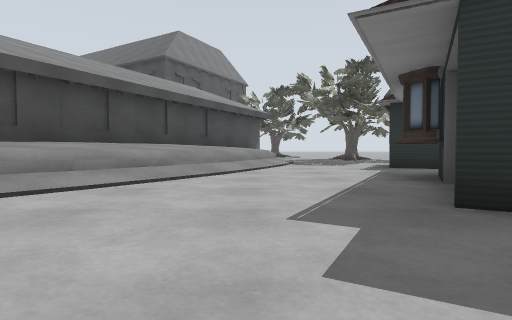
[1] (above)

12 first-person views from a walk through a Gazebo world. The camera is 0.72 m above the floor, tilts 2° down and sees 80° across. The floor is counted in squares, 2 m on a side. Each view is taken from the middle of a square. On the plan, view 1 faces up. The plan holds only what a view shows up to about 9 squares ahead; the rest is blank. The place goes on beyond the plan. The robots in the file are not drawn. Some stock models are drawn as simple stand-ins.

[2]
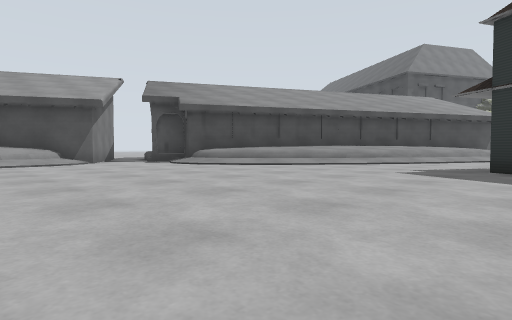

[3]
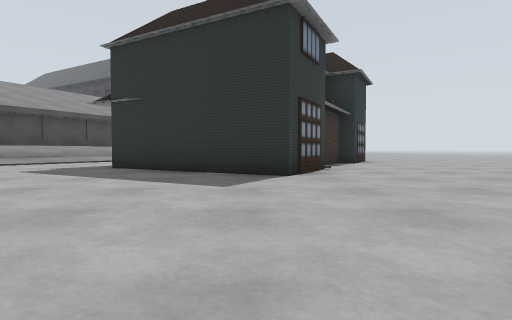

[4]
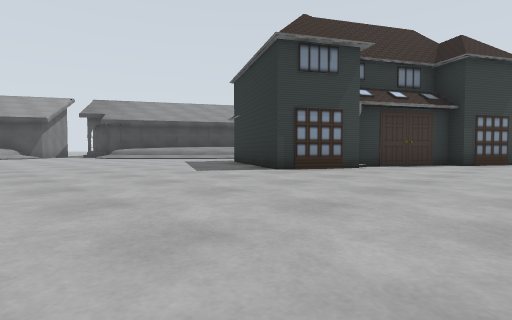

[5]
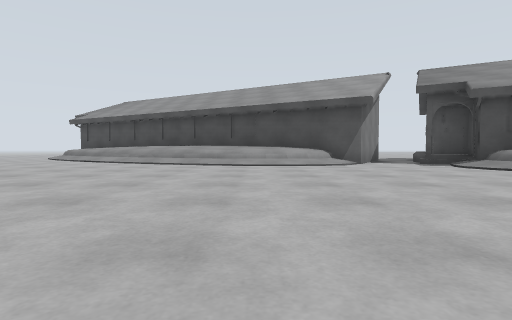

[6]
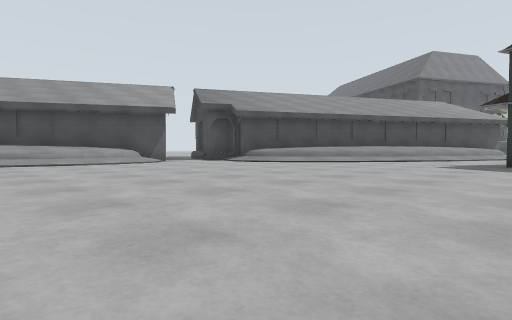

[7]
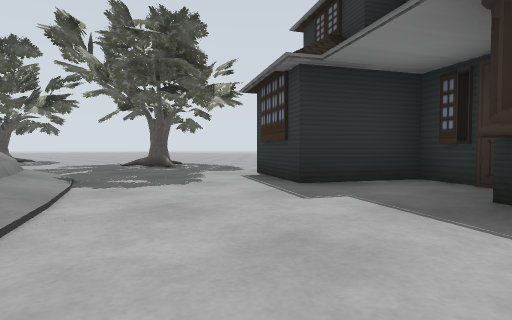

[8]
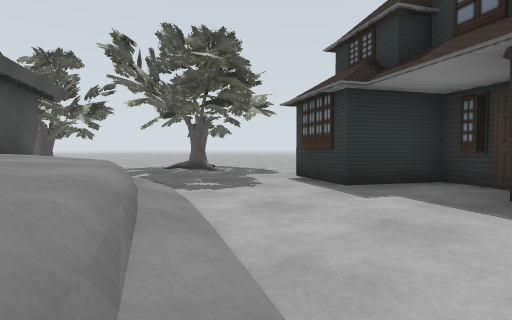

[9]
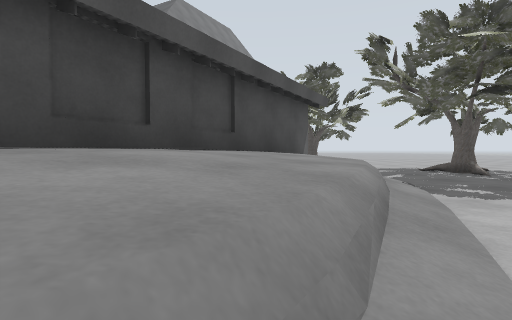

[10]
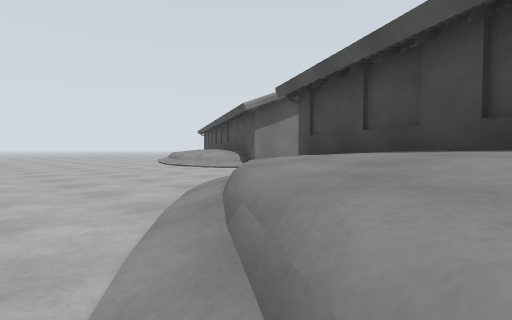

[11]
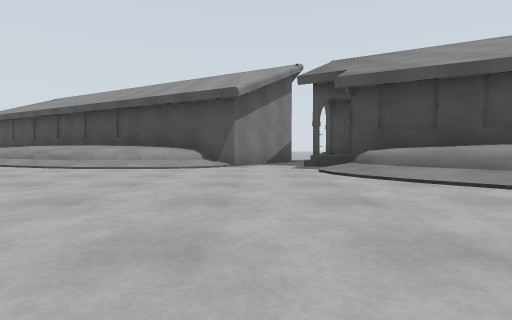

[12]
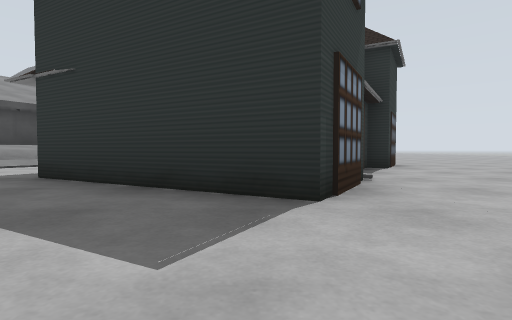

### Floor plan
Key: @ floor where view 1 was taken; # wall or solid block; . floor; / step, stairs or slope; = window, fence, low wall or low ledge; T oak tree; H house.
Columns run from 9 left of view 1 to 8 right of it. Each row starts with its distance up from view 1.
 15           TTT
 14           T.
 13           ....
 12           .....
 11           ...TT
 10         ##..T...
  9         ##......
  8         ##....
  7        ###..HH
  6       ##=/..HH
  5       ###/...HHHH.
  4       #=/..HH  H..
  3      ###...HH H...
  2   # ###....H.HH...
  1  #####......HHH...
  0 ###......@...H....
 -1  ##...............
 -2   #/..............
 -3   #=..............
 -4  ##=..............
 -5  #=/........
 -6  ##/........

Where each view was taken, in squares from view 1:
view 1: 0 up, 0 right, facing up
view 2: 4 down, 2 right, facing up-left
view 3: 4 down, 4 right, facing up
view 4: 4 down, 8 right, facing up-left
view 5: 4 down, 1 right, facing left
view 6: 6 down, 2 right, facing up-left
view 7: 4 up, 0 right, facing up-right
view 8: 4 up, 1 left, facing up-right
view 9: 4 up, 1 left, facing up
view 10: 4 up, 1 left, facing down-left
view 11: 1 down, 0 right, facing left
view 12: 2 down, 4 right, facing up
